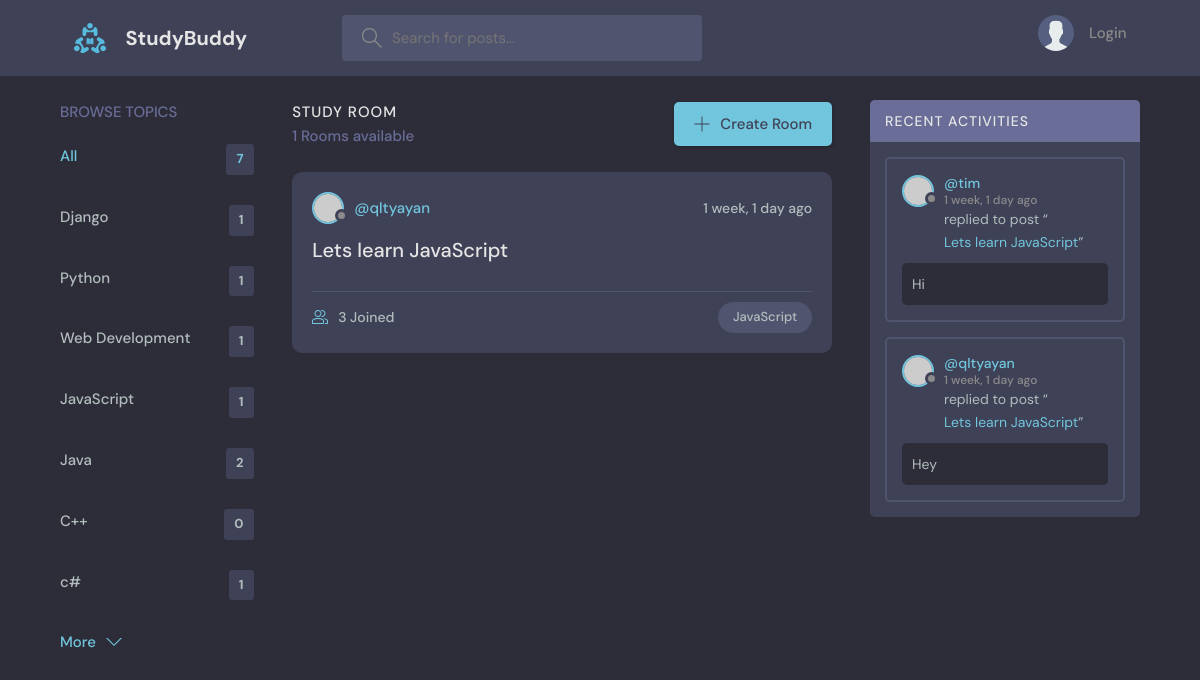
Screenshot of /?q=JavaScript with the database file from the repository.
### base/models.py (models this page shows, shortened)
class Topic(models.Model):
    name=models.CharField(max_length=200)

class Room(models.Model):
    host =  models.ForeignKey(User, on_delete = models.SET_NULL, null=True)
    topic = models.ForeignKey(Topic, on_delete = models.SET_NULL, null=True)
    name = models.CharField(max_length=200)
    description = models.TextField(null=True, blank=True)
    participants = models.ManyToManyField(User, related_name='participants', blank=True)
    update = models.DateTimeField(auto_now=True) # will be used in the class Meta
    created = models.DateTimeField(auto_now_add=True) # will be used in the class Meta
    class Meta:
        ordering = ['-update', '-created'] #with "-" means updated order

class Message(models.Model):
    user = models.ForeignKey(User,on_delete=models.CASCADE)
    room =  models.ForeignKey(Room, on_delete=models.CASCADE)
    body = models.TextField()
    update = models.DateTimeField(auto_now=True) # latest update timestamp
    created = models.DateTimeField(auto_now_add=True) # time of creation
    class Meta:
        ordering = ['-update', '-created'] #with "-" means updated order

### base/views.py (the view)
# urls.py: path('', views.home, name='home'),
def home(request):
    q = request.GET.get('q')    if request.GET.get('q') != None else ''
    rooms = Room.objects.filter(
        Q(topic__name__icontains=q) | #used to search with topic name
        Q(name__icontains=q) |          #used to search with user name
        Q(description__icontains=q)  #used to search with description
        )         # This means that the variable rooms will be available in the template as a variable called rooms
    topics = Topic.objects.all()
    room_count = rooms.count()
    room_messages = Message.objects.filter(Q(room__topic__name__icontains=q))
    context = {'rooms': rooms, 'topics':topics, 'room_count':room_count, 'room_messages':room_messages}      # This means that the variable rooms will be available in the template as a variable called rooms
    return render(request, 'base/home.html', context) #context refers to the value of the dictionary

### base/templates/base/home.html (shortened to what this page needs)
{% extends 'main.html' %}
{% block content %}
<main class="layout layout--3">
    <div class="container">
        {% include 'base/topic_components.html' %}
        <div class="roomList">
            <div class="roomList__header">
                <div>
                    <h2>Study Room</h2>
                    <p>{{room_count}} Rooms available</p>
                </div>
                <a class="btn btn--main" href="{% url 'create-room' %}">
                    <svg version="1.1" xmlns="http://www.w3.org/2000/svg" width="32" height="32" viewBox="0 0 32 32">
                        <title>add</title>
                        <path
                            d="M16.943 0.943h-1.885v14.115h-14.115v1.885h14.115v14.115h1.885v-14.115h14.115v-1.885h-14.115v-14.115z">
                        </path>
                    </svg>
                    Create Room
                </a>
            </div>
            {% include 'base/feed_components.html' %}
        </div>
        {% include 'base/activity_components.html'%}
    </div>
</main>
{% endblock content %}

### base/templates/base/topic_components.html
<div class="topics">
    <div class="topics__header">
        <h2>Browse Topics</h2>
    </div>
    <ul class="topics__list">
        <li>
            <a href="{% url 'home' %}}" class="active">All <span>{{topics.count}}</span></a>
        </li>
        {% for topic in topics %}
        <li>
            <a href="{% url 'home' %}?q={{topic.name}}">{{topic.name}} <span>{{topic.room_set.all.count}}</span></a>
        </li>
        {% endfor %}
    </ul>
    <a class="btn btn--link" href="topics.html">
        More
        <svg version="1.1" xmlns="http://www.w3.org/2000/svg" width="32" height="32" viewBox="0 0 32 32">
            <title>chevron-down</title>
            <path d="M16 21l-13-13h-3l16 16 16-16h-3l-13 13z"></path>
        </svg>
    </a>
</div>

### base/templates/base/feed_components.html (shortened to what this page needs)
{% for room in rooms %}
<div class="roomListRoom">
    <div class="roomListRoom__header">
        <a href="{% url 'user-profile' room.id %}" class="roomListRoom__author">
            <div class="avatar avatar--small">
                <img src="https://randomuser.me/api/portraits/women/11.jpg" />
            </div>
            <span>@{{room.host.username}}</span>
        </a>
        <div class="roomListRoom__actions">
            <span>{{room.created|timesince}} ago</span>
        </div>
    </div>
    <div class="roomListRoom__content">
        <a href="{% url 'room' room.id %}">{{room.name}}</a>
    </div>
    <div class="roomListRoom__meta">
        <a href="{% url 'room' room.id %}" class="roomListRoom__joined">
            {{room.participants.all.count}} Joined
        </a>
        <p class="roomListRoom__topic">{{room.topic.name}}</p>
    </div>
</div>
{% endfor %}

### base/templates/base/activity_components.html (shortened to what this page needs)
<div class="activities">
    <div class="activities__header">
        <h2>Recent Activities</h2>
    </div>
    {% for message in room_messages %}
    <div class="activities__box">
        <div class="activities__boxHeader roomListRoom__header">
            <a href="{% url 'user-profile' message.user.id %}" class="roomListRoom__author">
                <div class="avatar avatar--small">
                    <img src="https://randomuser.me/api/portraits/women/11.jpg" />
                </div>
                <p>
                    @{{message.user}}
                    <span>{{message.created|timesince}} ago</span>
                </p>
            </a>
        </div>
        <div class="activities__boxContent">
            <p>replied to post “<a href="{% url 'room' message.room.id %}">{{message.room.name}}</a>”</p>
            <div class="activities__boxRoomContent">
                {{message.body}}
            </div>
        </div>
    </div>
    {% endfor %}
</div>

### rows the page displays
Topic: name "Django", room_set.all.count "1"
Topic: name "Python", room_set.all.count "1"
Topic: name "Web Development", room_set.all.count "1"
Topic: name "JavaScript", room_set.all.count "1"
Topic: name "Java", room_set.all.count "2"
Topic: name "C++", room_set.all.count "0"
Topic: name "c#", room_set.all.count "1"
Room: host.username "qltyayan", created "1 week, 1 day", name "Lets learn JavaScript", participants.all.count "3", topic.name "JavaScript"
Message: user "tim", created "1 week, 1 day", room.name "Lets learn JavaScript", body "Hi"
Message: user "qltyayan", created "1 week, 1 day", room.name "Lets learn JavaScript", body "Hey"

### other values shown
{{ topics.count }} "7"
{{ room_count }} "1"
